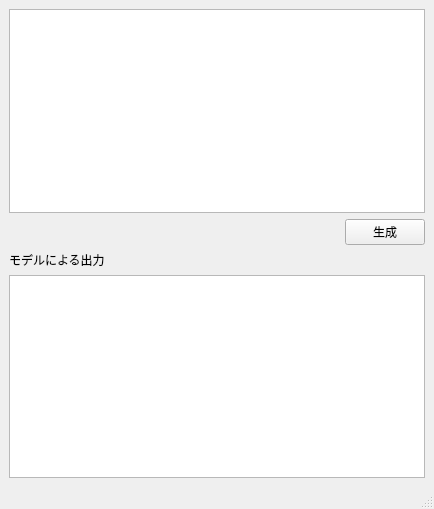
<?xml version="1.0" encoding="UTF-8"?>
<ui version="4.0">
 <class>MainWindow</class>
 <widget class="QMainWindow" name="MainWindow">
  <property name="geometry">
   <rect>
    <x>0</x>
    <y>0</y>
    <width>434</width>
    <height>509</height>
   </rect>
  </property>
  <property name="windowTitle">
   <string>npu ChatBot</string>
  </property>
  <widget class="QWidget" name="centralwidget">
   <layout class="QGridLayout" name="gridLayout">
    <item row="2" column="0">
     <spacer name="horizontalSpacer">
      <property name="orientation">
       <enum>Qt::Orientation::Horizontal</enum>
      </property>
      <property name="sizeHint" stdset="0">
       <size>
        <width>40</width>
        <height>20</height>
       </size>
      </property>
     </spacer>
    </item>
    <item row="4" column="0" colspan="2">
     <widget class="QTextBrowser" name="textBrowser"/>
    </item>
    <item row="0" column="0" colspan="2">
     <widget class="QTextEdit" name="textEdit"/>
    </item>
    <item row="3" column="0" colspan="2">
     <widget class="QLabel" name="label">
      <property name="text">
       <string>モデルによる出力</string>
      </property>
     </widget>
    </item>
    <item row="2" column="1">
     <widget class="QPushButton" name="generateButton">
      <property name="text">
       <string>生成</string>
      </property>
     </widget>
    </item>
   </layout>
  </widget>
  <widget class="QMenuBar" name="menubar">
   <property name="geometry">
    <rect>
     <x>0</x>
     <y>0</y>
     <width>434</width>
     <height>33</height>
    </rect>
   </property>
  </widget>
  <widget class="QStatusBar" name="statusbar"/>
 </widget>
 <resources/>
 <connections/>
</ui>
